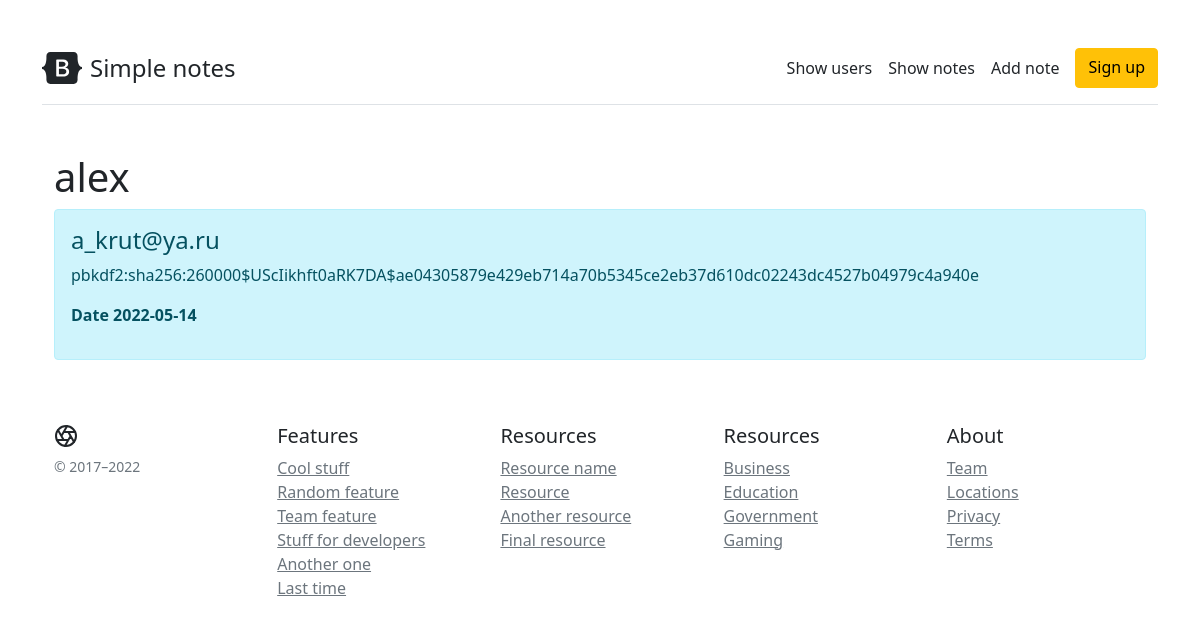
The page /users/2 on the database its author committed.
### app.py (models this page shows, shortened)
class User(db.Model, UserMixin):
    id = db.Column(db.Integer, primary_key=True)
    email = db.Column(db.String(100), nullable=False)
    name = db.Column(db.String(50), nullable=False)
    password = db.Column(db.String(100), nullable=False)
    registration_date = db.Column(db.DateTime, default=datetime.utcnow)

### app.py (the view)
@app.route('/users/<int:user_id>')
def show_one_user(user_id):
    user = User.query.get(user_id)
    return render_template('detail_user.html', user=user)

### templates/detail_user.html (shortened to what this page needs)
{% extends 'base.html' %}
{% block body %}
    <div class="container mt-5">
        <h1> {{ user.name }} </h1>
        <div class="alert alert-info">
            <h4>{{ user.email }}</h4>
            <p>{{ user.password }}</p>
            <p><b>Date {{ user.registration_date.date() }}</b></p>
        </div>
    </div>
{% endblock %}

### rows shown on the page
User: name "alex", email "a_krut@ya.ru", password "pbkdf2:sha256:260000$UScIikhft0aRK7DA$ae04305879e429eb714a70b5345ce2eb37d610dc02243dc4527b04979c4a940e", registration_date "2022-05-14"
